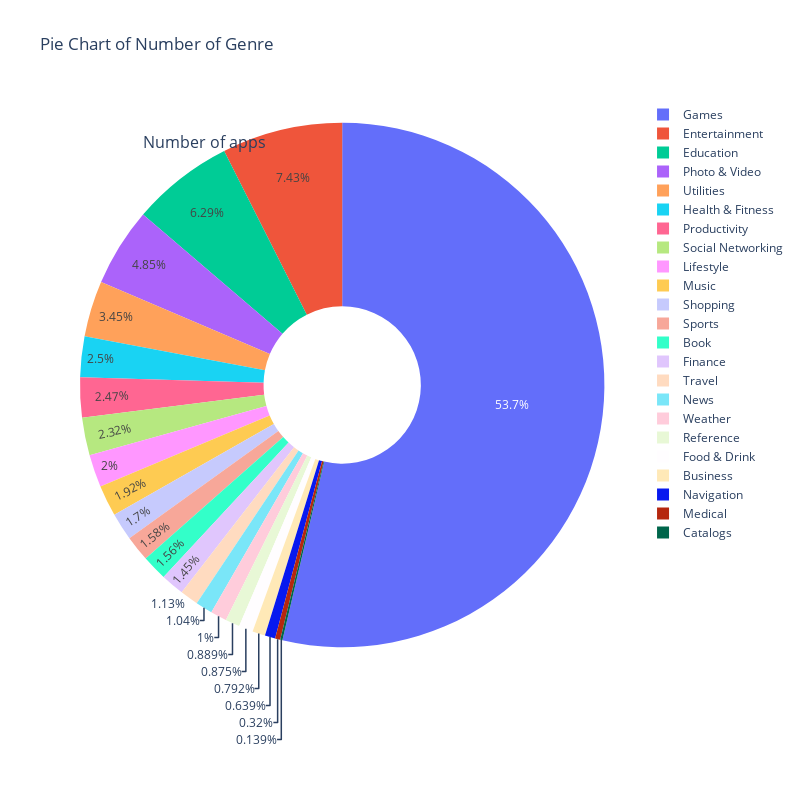

The notebook cell this image was saved under:
### Markdown cell above
Let's check our datas sorted by groups

### Code cell
genre_list=data.prime_genre.value_counts()
labels=genre_list.index
values=genre_list.values
trace={"values":values,"labels":labels,"domain":{"x":[0,0.95]},"name":"number of genre",
       "hoverinfo":"label+percent+value","hole":0.3,"type":"pie"}
layout={"autosize":False,"width":800,"height":800,
        "title":"Pie Chart of Number of Genre","annotations":[{"font":{"size":16},"showarrow":False,
                                                              "text":"Number of apps","x":0.11,"y":0.95}]}
data1=[trace]
fig=go.Figure(data=data1,layout=layout)
iplot(fig)

### Figure 1 — Plotly figure (JSON) as saved in the notebook; plotly's stock layout.template omitted (floating-point values rounded to 4 significant figures)
{"data": [{"domain": {"x": [0, 0.95]}, "hole": 0.3, "hoverinfo": "label+percent+value", "labels": ["Games", "Entertainment", "Education", "Photo & Video", "Utilities", "Health & Fitness", "Productivity", "Social Networking", "Lifestyle", "Music", "Shopping", "Sports", "Book", "Finance", "Travel", "News", "Weather", "Reference", "Food & Drink", "Business", "Navigation", "Medical", "Catalogs"], "name": "number of genre", "type": "pie", "values": [3862, 535, 453, 349, 248, 180, 178, 167, 144, 138, 122, 114, 112, 104, 81, 75, 72, 64, 63, 57, 46, 23, 10]}], "layout": {"annotations": [{"font": {"size": 16}, "showarrow": false, "text": "Number of apps", "x": 0.11, "y": 0.95}], "autosize": false, "height": 800, "title": {"text": "Pie Chart of Number of Genre"}, "width": 800}}
